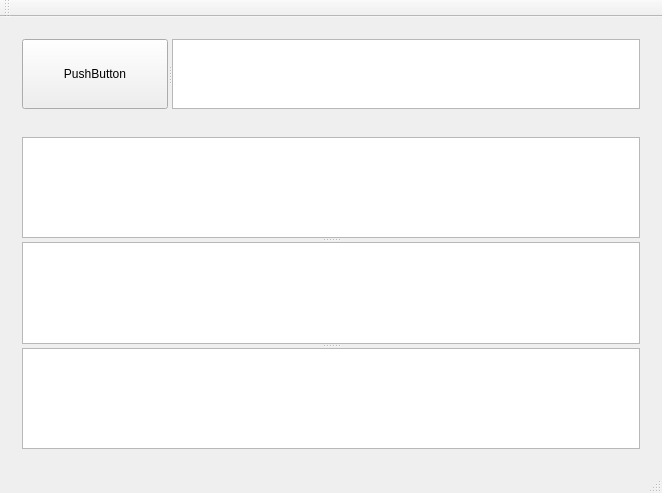
<?xml version="1.0" encoding="UTF-8"?>
<ui version="4.0">
 <class>MainWindow</class>
 <widget class="QMainWindow" name="MainWindow">
  <property name="geometry">
   <rect>
    <x>0</x>
    <y>0</y>
    <width>662</width>
    <height>493</height>
   </rect>
  </property>
  <property name="windowTitle">
   <string>MainWindow</string>
  </property>
  <widget class="QWidget" name="centralWidget">
   <layout class="QVBoxLayout" name="verticalLayout">
    <item>
     <widget class="QWidget" name="widget_2" native="true">
      <layout class="QHBoxLayout" name="horizontalLayout">
       <item>
        <widget class="QSplitter" name="splitter_2">
         <property name="orientation">
          <enum>Qt::Horizontal</enum>
         </property>
         <widget class="QPushButton" name="pushButton">
          <property name="text">
           <string>PushButton</string>
          </property>
         </widget>
         <widget class="QTextEdit" name="textEdit_2">
          <property name="sizePolicy">
           <sizepolicy hsizetype="Expanding" vsizetype="Expanding">
            <horstretch>0</horstretch>
            <verstretch>0</verstretch>
           </sizepolicy>
          </property>
         </widget>
        </widget>
       </item>
      </layout>
     </widget>
    </item>
    <item>
     <widget class="QWidget" name="widget" native="true">
      <layout class="QVBoxLayout" name="verticalLayout_2">
       <item>
        <widget class="QSplitter" name="splitter">
         <property name="orientation">
          <enum>Qt::Vertical</enum>
         </property>
         <widget class="QTableView" name="tableView"/>
         <widget class="QTreeView" name="treeView"/>
         <widget class="QTextEdit" name="textEdit"/>
        </widget>
       </item>
      </layout>
     </widget>
    </item>
   </layout>
  </widget>
  <widget class="QMenuBar" name="menuBar">
   <property name="geometry">
    <rect>
     <x>0</x>
     <y>0</y>
     <width>662</width>
     <height>22</height>
    </rect>
   </property>
  </widget>
  <widget class="QToolBar" name="mainToolBar">
   <attribute name="toolBarArea">
    <enum>TopToolBarArea</enum>
   </attribute>
   <attribute name="toolBarBreak">
    <bool>false</bool>
   </attribute>
  </widget>
  <widget class="QStatusBar" name="statusBar"/>
 </widget>
 <layoutdefault spacing="6" margin="11"/>
 <resources/>
 <connections/>
</ui>
